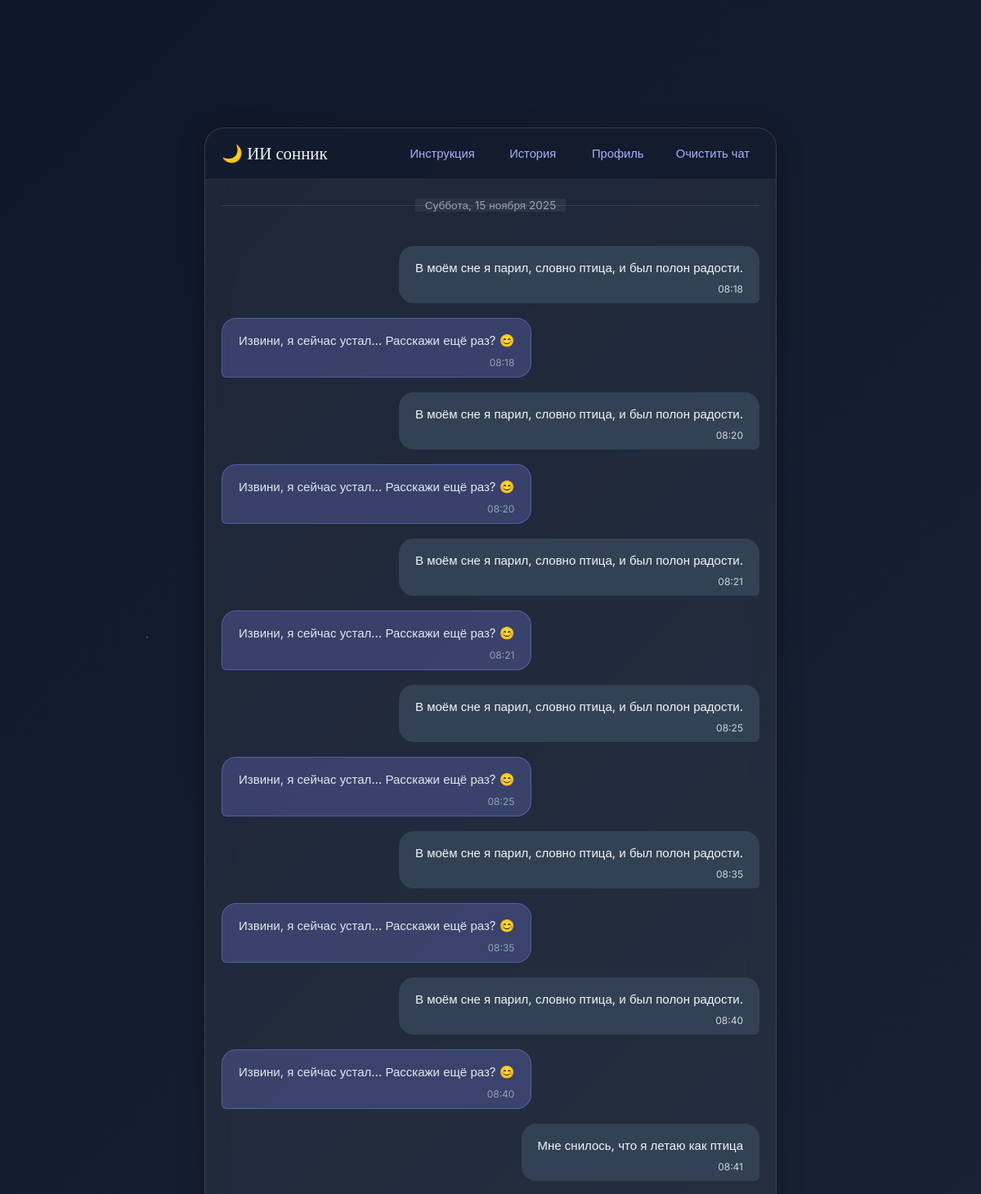
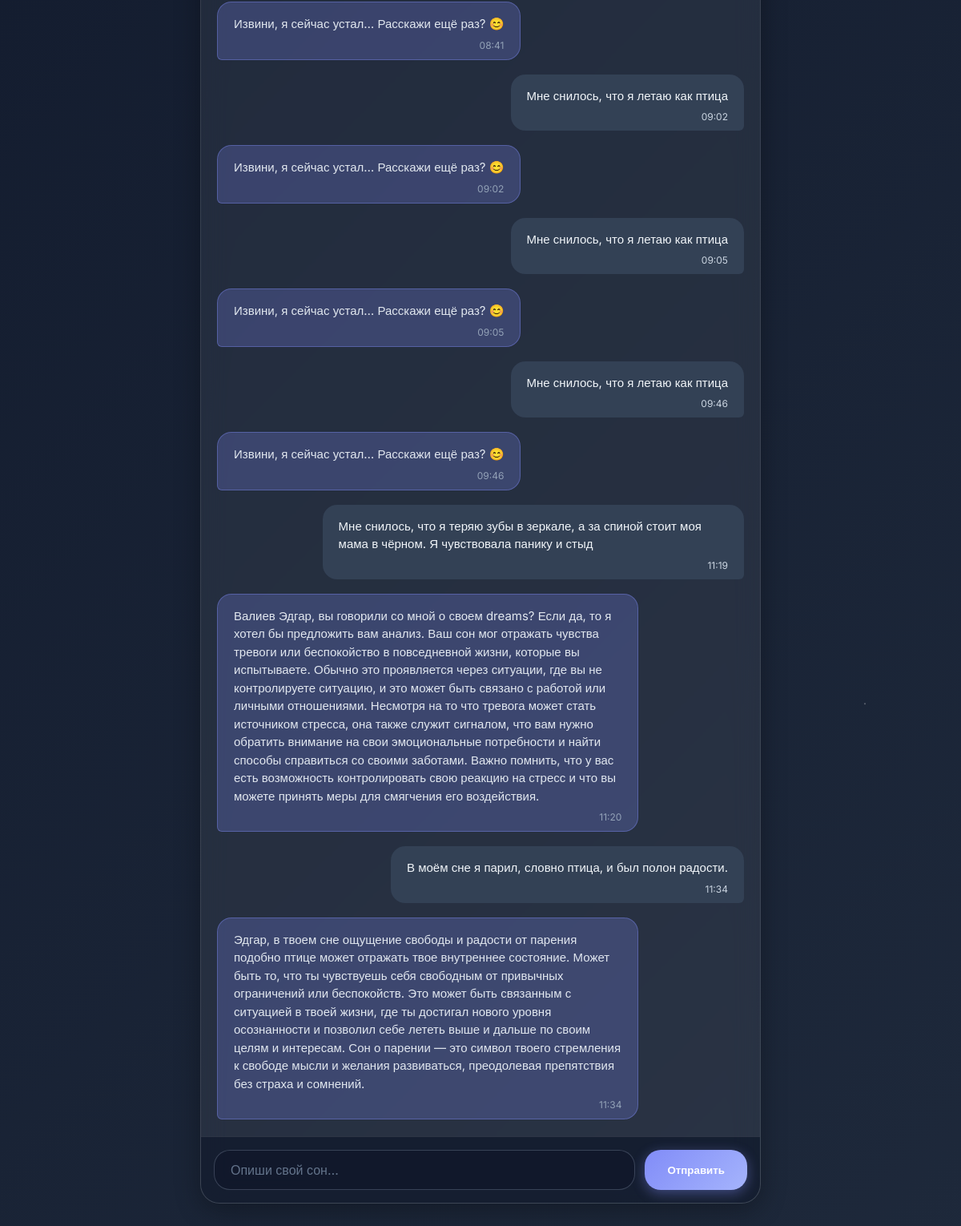
/chat/ (signed in), run on the app's committed database (2 pictures, top to bottom).
### dreambot/models.py (models this page shows)
class Message(models.Model):
    session = models.ForeignKey(DreamSession, on_delete=models.CASCADE)
    is_user = models.BooleanField()
    content = models.TextField()
    audio_file = models.FileField(upload_to='audio/', blank=True, null=True)
    created_at = models.DateTimeField(auto_now_add=True)
    related_name = 'messages'

### dreambot/views.py (the view)
# urls.py: path('chat/', views.chat_view, name='chat'),
def chat_view(request):
    if not request.user.is_authenticated:
        return redirect('landing')
    session = DreamSession.objects.filter(user=request.user, is_active=True).order_by('-created_at').first()
    if not session:
        session = DreamSession.objects.create(user=request.user, is_active=True)
    if session.created_at.date() != timezone.now().date():
        DreamSession.objects.filter(user=request.user, is_active=True).update(is_active=False)
        session = DreamSession.objects.create(user=request.user, is_active=True)
    messages = Message.objects.filter(session=session).order_by('created_at')
    return render(request, 'dreambot/chat.html', {'messages': messages})

### templates/dreambot/chat.html (shortened to what this page needs)
<!DOCTYPE html>
<html lang="ru">
<head>
    {% load static %}
</head>
<body>
    <div class="chat-container">
        <div class="chat-header">
            <div class="header-title">🌙 ИИ сонник</div>
            <div class="header-nav">
                <a href="{% url 'guide' %}" class="nav-link">Инструкция</a>
                <a href="{% url 'history' %}" class="nav-link">История</a>
                <a href="{% url 'profile' %}" class="nav-link">Профиль</a>
                <button id="clear-btn" class="nav-link clear-link">Очистить чат</button>
            </div>
        </div>
        <div class="messages" id="messages">
            {% if messages %}
                {% regroup messages|dictsort:"created_at" by created_at.date as messages_by_date %}
                {% for date_group in messages_by_date %}
                    <div class="date-divider">
                        <span>{{ date_group.grouper|date:"l, d E Y" }}</span>
                    </div>
                    {% for msg in date_group.list %}
                        <div class="message {% if msg.is_user %}user{% else %}bot{% endif %}">
                            <div class="message-content">{{ msg.content|linebreaksbr }}</div>
                            <div class="message-time">{{ msg.created_at|time:"H:i" }}</div>
                        </div>
                    {% endfor %}
                {% endfor %}
            {% else %}
                <div class="message bot">
                    <div class="message-content">Привет! Расскажи мне свой сон. Чем подробнее — тем глубже мы сможем понять его смысл.</div>
                </div>
            {% endif %}
        </div>
        <div class="input-area">
            <input type="text" id="user-input" placeholder="Опиши свой сон…">
            <button id="send-btn">Отправить</button>
        </div>
    </div>
</body>
</html>

### templates/dreambot/chat.html (style rules this page uses)
:root { --bg-gradient: linear-gradient(135deg, #0f172a, #1e293b); --glass-bg: rgba(255, 255, 255, 0.06); --glass-border: rgba(255, 255, 255, 0.1); --text-primary: #f1f5f9; --text-secondary: #cbd5e1; --user-bubble: #334155; --bot-bubble: rgba(129, 140, 248, 0.25); --bot-border: rgba(129, 140, 248, 0.4); --input-bg: rgba(15, 23, 42, 0.6); --shadow: 0 8px 32px rgba(0, 0, 0, 0.3); }
* { margin: 0; padding: 0; box-sizing: border-box; }
body { background: var(--bg-gradient); color: var(--text-primary); font-family: 'Inter', sans-serif; min-height: 100vh; display: flex; justify-content: center; align-items: center; position: relative; overflow: hidden; }
body::before { content: ""; position: absolute; top: 0; left: 0; right: 0; bottom: 0; background: radial-gradient(1.5px 1.5px at 15% 25%, #fff, transparent), radial-gradient(1.5px 1.5px at 75% 15%, #fff, transparent), radial-gradient(1.5px 1.5px at 40% 60%, #fff, transparent), radial-gradient(1.5px 1.5px at 90% 75%, #fff, transparent); animation: twinkle 10s infinite ease-in-out; opacity: 0.4; pointer-events: none; }
.chat-container { position: relative; z-index: 2; width: 95%; max-width: 700px; height: 90vh; display: flex; flex-direction: column; background: var(--glass-bg); backdrop-filter: blur(16px); -webkit-backdrop-filter: blur(16px); border: 1px solid var(--glass-border); border-radius: 24px; overflow: hidden; box-shadow: var(--shadow); }
.chat-header { padding: 16px 20px; background: rgba(15, 23, 42, 0.7); border-bottom: 1px solid var(--glass-border); display: flex; flex-wrap: wrap; justify-content: space-between; align-items: center; gap: 12px; }
.header-title { font-family: 'Playfair Display', serif; font-size: 1.3rem; font-weight: 500; color: var(--text-primary); white-space: nowrap; }
.header-nav { display: flex; flex-wrap: wrap; gap: 14px; justify-content: flex-end; align-items: center; }
.nav-link { font-size: 0.92rem; color: #a5b4fc; text-decoration: none; font-weight: 500; padding: 6px 12px; border-radius: 8px; transition: all 0.2s ease; background: transparent; border: none; cursor: pointer; font-family: 'Inter', sans-serif; text-align: center; min-width: 90px; }
.messages { flex: 1; padding: 20px; overflow-y: auto; display: flex; flex-direction: column; gap: 18px; }
.date-divider { text-align: center; margin: 24px 0; color: #94a3b8; font-size: 0.85rem; position: relative; }
.date-divider::before { content: ""; position: absolute; top: 50%; left: 0; right: 0; height: 1px; background: rgba(148, 163, 184, 0.2); z-index: 0; }
.date-divider span { background: var(--glass-bg); padding: 0 12px; position: relative; z-index: 1; }
.message-content { margin-bottom: 6px; }
.message-time { font-size: 0.75rem; color: #94a3b8; text-align: right; }
.message.user .message-time { color: #cbd5e1; }
.message { max-width: 80%; padding: 16px 20px 8px 20px; border-radius: 18px; line-height: 1.5; font-size: 15px; position: relative; animation: fadeIn 0.3s ease; }
.message.user { background: var(--user-bubble); color: #f1f5f9; align-self: flex-end; border-bottom-right-radius: 6px; }
.message.bot { background: var(--bot-bubble); border: 1px solid var(--bot-border); color: #e2e8f0; align-self: flex-start; border-bottom-left-radius: 6px; }
.input-area { display: flex; padding: 16px; background: rgba(15, 23, 42, 0.7); border-top: 1px solid var(--glass-border); }
.input-area input { flex: 1; padding: 14px 20px; background: var(--input-bg); border: 1px solid rgba(148, 163, 184, 0.3); border-radius: 20px; color: var(--text-primary); font-size: 16px; font-family: 'Inter', sans-serif; outline: none; margin-right: 12px; }
.input-area input::placeholder { color: #64748b; }
.input-area button { padding: 14px 28px; background: linear-gradient(135deg, #818cf8, #a5b4fc); color: white; border: none; border-radius: 20px; font-weight: 600; cursor: pointer; transition: transform 0.2s, box-shadow 0.2s; box-shadow: 0 4px 15px rgba(129, 140, 248, 0.4); }

### data on the page
Message: content "В моём сне я парил, словно птица, и был полон радости.", created_at "08:18"
Message: content "Извини, я сейчас устал… Расскажи ещё раз? 😊", created_at "08:18"
Message: content "В моём сне я парил, словно птица, и был полон радости.", created_at "08:20"
Message: content "Извини, я сейчас устал… Расскажи ещё раз? 😊", created_at "08:20"
Message: content "В моём сне я парил, словно птица, и был полон радости.", created_at "08:21"
Message: content "Извини, я сейчас устал… Расскажи ещё раз? 😊", created_at "08:21"
Message: content "В моём сне я парил, словно птица, и был полон радости.", created_at "08:25"
Message: content "Извини, я сейчас устал… Расскажи ещё раз? 😊", created_at "08:25"
Message: content "В моём сне я парил, словно птица, и был полон радости.", created_at "08:35"
Message: content "Извини, я сейчас устал… Расскажи ещё раз? 😊", created_at "08:35"
Message: content "В моём сне я парил, словно птица, и был полон радости.", created_at "08:40"
Message: content "Извини, я сейчас устал… Расскажи ещё раз? 😊", created_at "08:40"
Message: content "Мне снилось, что я летаю как птица", created_at "08:41"
Message: content "Извини, я сейчас устал… Расскажи ещё раз? 😊", created_at "08:41"
Message: content "Мне снилось, что я летаю как птица", created_at "09:02"
Message: content "Извини, я сейчас устал… Расскажи ещё раз? 😊", created_at "09:02"
Message: content "Мне снилось, что я летаю как птица", created_at "09:05"
Message: content "Извини, я сейчас устал… Расскажи ещё раз? 😊", created_at "09:05"
Message: content "Мне снилось, что я летаю как птица", created_at "09:46"
Message: content "Извини, я сейчас устал… Расскажи ещё раз? 😊", created_at "09:46"
Message: content "Мне снилось, что я теряю зубы в зеркале, а за спиной стоит моя мама в чёрном. Я чувствовала панику и стыд", created_at "11:19"
Message: content "Валиев Эдгар, вы говорили со мной о своем dreams? Если да, то я хотел бы предложить вам анализ. Ваш сон мог отражать чувства тревоги или беспокойство в повседневной жизни, которые вы испытываете. Обычно это проявляется через ситуации, где вы не контролируете ситуацию, и это может быть связано с работой или личными отношениями. Несмотря на то что тревога может стать источником стресса, она также служит сигналом, что вам нужно обратить внимание на свои эмоциональные потребности и найти способы справиться со своими заботами. Важно помнить, что у вас есть возможность контролировать свою реакцию на стресс и что вы можете принять меры для смягчения его воздействия.", created_at "11:20"
Message: content "В моём сне я парил, словно птица, и был полон радости.", created_at "11:34"
Message: content "Эдгар, в твоем сне ощущение свободы и радости от парения подобно птице может отражать твое внутреннее состояние. Может быть то, что ты чувствуешь себя свободным от привычных ограничений или беспокойств. Это может быть связанным с ситуацией в твоей жизни, где ты достигал нового уровня осознанности и позволил себе лететь выше и дальше по своим целям и интересам. Сон о парении — это символ твоего стремления к свободе мысли и желания развиваться, преодолевая препятствия без страха и сомнений.", created_at "11:34"

### other printed values
{{ date_group.grouper|date:"l, d E Y" }} "Суббота, 15 ноября 2025"
